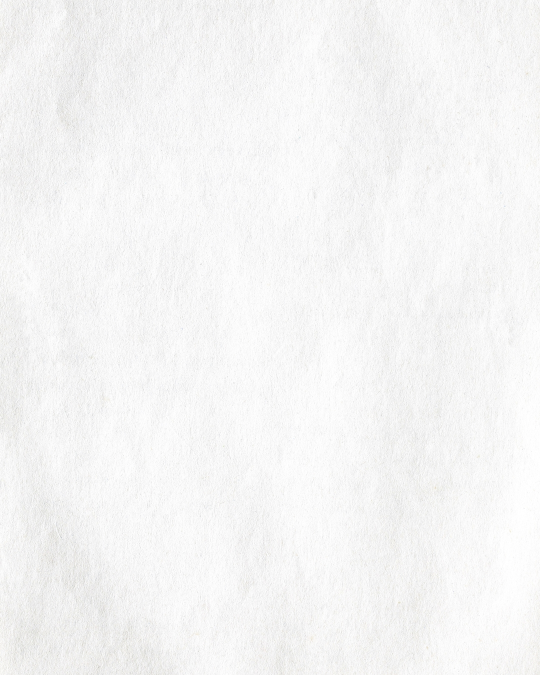
#> input picture background.jpg, 1080 x 1350 px (shown at 1/2 size)
$ python main.py
#> lines starting #> are read from the running program, lines starting #| are printed output that depends on the picture
from PIL import Image, ImageDraw, ImageFont
import textwrap
import os

# Configurations
canvas_size = (1080, 1080)
background_image_path = 'background.jpg'  # Change as needed
font_path = 'font.ttf'  # Update with your font file
text_color = "black"
header_height = 50
footer_height = 15
footer_text = "@BasilWhoLived"

# Font Sizes (Customizable)
font_body_size = 35   # Font size for main body text
font_header_size = 25  # Font size for page number
font_footer_size = 22  # Font size for footer text
line_spacing = 8  # Space between lines (customizable)

# Margins and layout
top_margin = 90  # Space for page number
bottom_margin = 115  # Space for footer
side_margin = 50  # Left & right padding
text_area_height = canvas_size[1] - top_margin - bottom_margin  # Usable height for text

# Load fonts
font_body = ImageFont.truetype(font_path, font_body_size)
font_header = ImageFont.truetype(font_path, font_header_size)
font_footer = ImageFont.truetype(font_path, font_footer_size)

# Sample literature text
full_text = """He stands before me, myself. His eyes, sharp with knowing, his voice thick with the exhaustion of someone who has seen too much, thought too much, understood too much.
“I’m done,” he says. “I give up. The world as it is—bad, useless. All the effort I put in isn’t worth it. What do I do? I’m lost.”
I say nothing. At first.
The silence stretches between us like an abyss, unspoken yet immense. I have spent eons in silence, searching for something—anything—that was truly new. And I have failed. Every thought, every profound revelation, has already been whispered by another. Every path I have walked has been traced by countless footsteps before mine. The one before me knows this too, for he is me. We would see through the obvious answers. He would tear apart anything I offered. So I do not offer comfort. I do not offer wisdom. I offer only the truth, the truth I wanted to hear.
“You are lost,” I finally say, “because you are waiting for something that does not exist—a reason grand enough to make everything worth it. But there isn’t one. The world will hand you not meaning. Your mind will conjure not a final answer. There is no answer. Only the choice to move. And you—knowing everything—should know this: even if nothing matters, even if it is all useless, the act of choosing still remains yours. So choose something. Anything. And move.”
I turn from myself. Fleeting away. Knowing already that he wont follow but it is already happened so no longer is it my concern.
But myself changes reality. He shouts, does what I didn’t do before;
“AH, NIHILISM! ABSURDISM! THAT’S YOUR ANSWER?” My voice cracks, filled with fury. “I KNEW IT! YOU DIDN’T HAVE AN ORIGINAL THOUGHT! YOU’RE NOTHING BUT A COPY OF ALL PHILOSOPHY! THIS IS THE WE WALKED! A THIEF OF IDEAS! ANSWER ME! ”
The Angel of Death stops. The chains pull me. The world of limbo falls in silence.
A slow breath. Then, I laugh. Not mockingly. Not cruelly. Just a quiet, knowing laugh. I turn to myself.
“And what are you?” I ask.
Myself freezes, as the question echo beyond time.
“You knew my answer before I spoke it. You knew the weight of my words before they were even formed. You see through everything and find it lacking. So tell me—what is it you wanted? What answer could I give that you would not dismiss? What thought could I think that you would not recognize?”
I try to take a step forward, but the chains bind me, the angel weakens. Myself does not move.
“You think me a thief?” says the anger within I, heavy enough to break the chains but calm enough to break limbo into darkness. “Then let me steal something else from you—your certainty. You are lost not because the world is meaningless, but because you refuse to choose a meaning. Not because I am unoriginal, but because you refuse to be surprised. You claim to know all things, but the only thing you truly know is how to dismantle. You break everything down until nothing remains, and then you mourn the emptiness.”
Silence emerges as the angel falls.
“But tell me, child—when was the last time you built?”
I turn. I walk away to my destination leaving behind myself.
The angel rises, looks at myself and proclaims “The worlds do not wait for those who refuse to move.”
The angel looks up, shocked, not for I have walked centuries, but for myself is still there."""

def wrap_text(text, font, max_width):
#> called with max_width = 980
    lines = []
    for paragraph in text.split('\n'):
        wrapped = textwrap.wrap(paragraph, width=100)  # Rough wrapping
        for line in wrapped:
            words = line.split()
            current_line = ""
            for word in words:
                test_line = f"{current_line} {word}".strip()
                bbox = font.getbbox(test_line)
                if bbox[2] <= max_width:  # bbox[2] is the text width
                    current_line = test_line
                else:
                    if current_line:
                        lines.append(current_line)
                    current_line = word
            if current_line:
                lines.append(current_line)
        lines.append("")  # Add blank line for paragraph spacing
    return lines

wrapped_lines = wrap_text(full_text, font_body, canvas_size[0] - 2 * side_margin)

# Get line height using font metrics
_, _, _, line_height = font_body.getbbox("A")  # More accurate than getsize()
total_line_height = line_height + line_spacing  # Includes custom spacing

# Compute number of lines per page
lines_per_page = text_area_height // total_line_height

# Split text into pages
pages = [wrapped_lines[i:i + lines_per_page] for i in range(0, len(wrapped_lines), lines_per_page)]

# Create output folder
os.makedirs("output_posts", exist_ok=True)

# Generate images for each page

for page_num, lines in enumerate(pages, start=1):
    img = Image.open(background_image_path).resize(canvas_size)
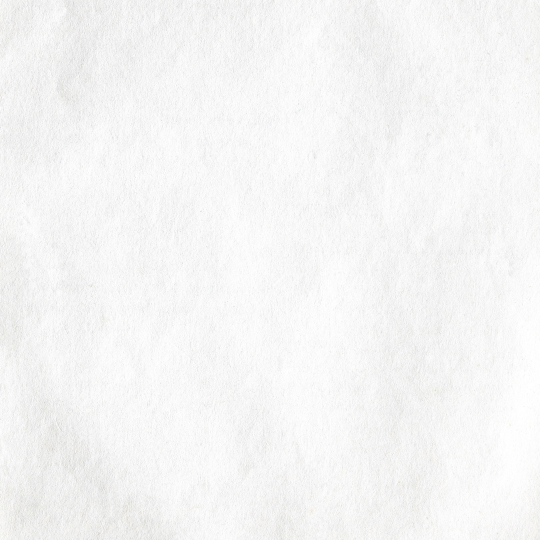
#> img: PIL image 1080x1080 RGB (shown at 1/2 size); mean R, G, B 245.1, 245.1, 244.8
    draw = ImageDraw.Draw(img)

    # Draw page number (top-right)
    page_text = f"[{page_num}]"
    page_bbox = font_header.getbbox(page_text)
    draw.text((canvas_size[0] - page_bbox[2] - side_margin, header_height), page_text, font=font_header, fill=text_color)

    # Draw the text
    y_text = top_margin
    for line in lines:
        draw.text((side_margin, y_text), line, font=font_body, fill=text_color)
        y_text += total_line_height  # Use spacing
#> after the loop, y_text = 951

    # Draw footer (bottom-center)
    footer_bbox = font_footer.getbbox(footer_text)
    draw.text(((canvas_size[0] - footer_bbox[2]) / 2, canvas_size[1] - bottom_margin + footer_height),
              footer_text, font=font_footer, fill=text_color)

    # Save the image
    img.save(f"output_posts/post_{page_num}.png")
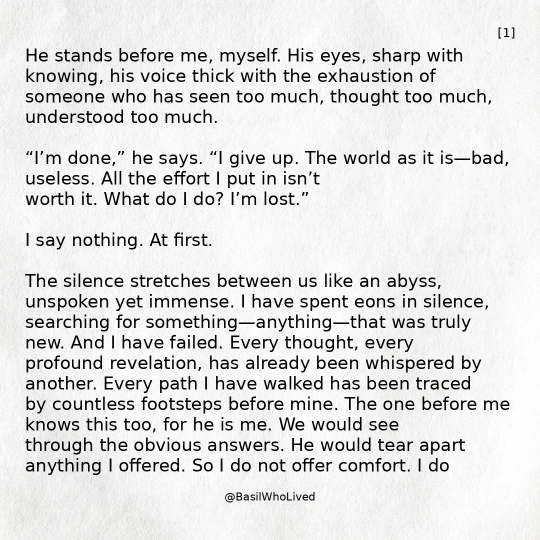
#> saved as post_1.png: PIL image 1080x1080 RGB (shown at 1/2 size); mean R, G, B 225, 224.9, 224.7

print(f"Generated {len(pages)} posts in 'output_posts' folder.")
